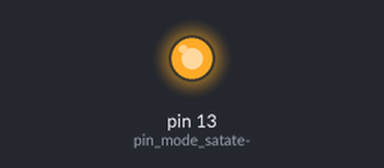
The sketch below on a simulated Arduino Uno, built with avr-gcc and run on an emulated ATmega328P. Parts: output pins drawn as LEDs (lit = HIGH).

Above: at 0.5 s.
At 5.0 s:
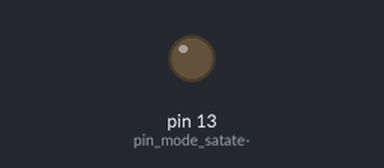
Timing chart, 0 to 6.9 s (numbered marks = the images above):
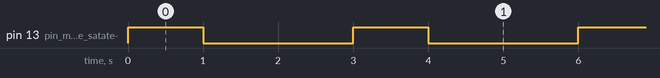

The sketch:

on_or_off_led_pin_13.ino
```cpp
int pinstate = 0;//meghdare moteghayer pinstate ro barabare 0 gharar midim
void setup() {
  // put your setup code here, to run once:
  pinMode(13,OUTPUT);//pin mode satate-> pinMode(pin number , OUTPUT or INPUT);
 // pinMode(13,INPUT);

}

void loop() {
  // put your main code here, to run repeatedly:

digitalWrite(13,HIGH);//pin 13 ro roshan kon  or digitalWrite(13,1);
delay (1000);//vaghfe 1 mili saniye
digitalWrite(13,LOW);//pin 13 ro roshan kon  or digitalWrite(13,0);
delay (2000);
pinstate = digitalRead(13);//meghdar vorodi payeha digitalo be man bar migadone
}
```

Measured:
- by itself, pin 13 (pin_mode_satate-): alternates HIGH for 1.0 s and LOW for 2.0 s
